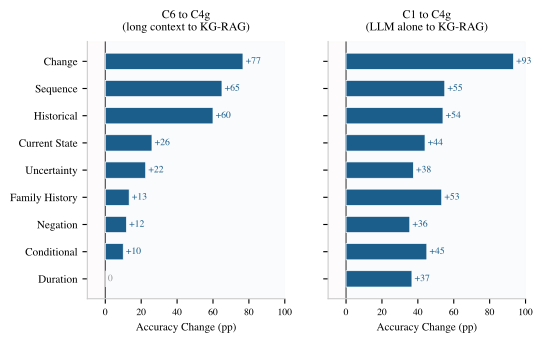

The Python source for this figure:
"""Figure 5: Dual delta chart — C1 to C4g and C6 to C4g per-category accuracy change (Opus 4.6, evaluator v2)."""

import matplotlib.pyplot as plt
import numpy as np

plt.rcParams.update({
    'font.family': 'serif',
    'font.serif': ['Times', 'Times New Roman', 'DejaVu Serif'],
    'font.size': 9,
    'pdf.fonttype': 42,
    'ps.fonttype': 42,
})

# Categories sorted by C6 to C4g delta (most positive first)
# C6→C4g: Change 23.3→100=+76.7, Sequence 0→65=+65, Historical 0→60=+60,
#          Current 44→70=+26, Uncertainty 27.5→50=+22.5, Family 43.3→56.7=+13.3,
#          Negation 69.1→80.9=+11.8, Conditional 35→45=+10, Duration 66.7→66.7=0
categories = [
    'Change',          # C6 to C4g: +76.7
    'Sequence',        # C6 to C4g: +65.0
    'Historical',      # C6 to C4g: +60.0
    'Current State',   # C6 to C4g: +26.0
    'Uncertainty',     # C6 to C4g: +22.5
    'Family History',  # C6 to C4g: +13.3
    'Negation',        # C6 to C4g: +11.8
    'Conditional',     # C6 to C4g: +10.0
    'Duration',        # C6 to C4g: +0.0
]

# C6 to C4g deltas (Opus, evaluator v2)
c6_deltas = [+76.7, +65.0, +60.0, +26.0, +22.5, +13.3, +11.8, +10.0, +0.0]

# C1 to C4g deltas (Opus, evaluator v2) — matching category order above
c1_deltas = [+93.3, +55.0, +54.0, +44.0, +37.5, +53.3, +35.5, +45.0, +36.7]

# Sample sizes (matching category order)
n_questions = [30, 40, 50, 50, 40, 30, 110, 20, 30]

fig, (ax1, ax2) = plt.subplots(1, 2, figsize=(5.5, 3.5), sharey=True)
fig.patch.set_facecolor('white')

y_pos = np.arange(len(categories))
bar_height = 0.6

# --- Left panel: C6 to C4g ---
colors_c6 = ['#1B5E8C' if d > 0 else ('#999999' if d == 0 else '#C44E4E') for d in c6_deltas]
bars1 = ax1.barh(y_pos, c6_deltas, height=bar_height, color=colors_c6,
                  edgecolor='white', linewidth=0.5, zorder=3)
ax1.axvline(x=0, color='#444444', linewidth=0.8, zorder=2)
ax1.set_title('C6 to C4g\n(long context to KG-RAG)', fontsize=8.5, fontweight='bold', pad=8)

for i, (val, n) in enumerate(zip(c6_deltas, n_questions)):
    x_label = val + 1.5 if val >= 0 else val - 1.5
    ha = 'left' if val >= 0 else 'right'
    label = f'{val:+.0f}' if val != 0 else '0'
    ax1.text(x_label, i, label, ha=ha, va='center',
             fontsize=7, fontweight='bold', color=colors_c6[i])

ax1.set_yticks(y_pos)
ax1.set_yticklabels(categories, fontsize=8)
ax1.set_xlabel('Accuracy Change (pp)', fontsize=8)
ax1.set_xlim(-10, 100)
ax1.tick_params(axis='x', labelsize=7)
ax1.spines['top'].set_visible(False)
ax1.spines['right'].set_visible(False)
ax1.spines['left'].set_color('#CCCCCC')
ax1.spines['bottom'].set_color('#CCCCCC')
ax1.invert_yaxis()
ax1.axvspan(0, 100, alpha=0.02, color='#1B5E8C', zorder=0)
ax1.axvspan(-10, 0, alpha=0.02, color='#C44E4E', zorder=0)

# --- Right panel: C1 to C4g ---
colors_c1 = ['#1B5E8C' if d > 0 else ('#999999' if d == 0 else '#C44E4E') for d in c1_deltas]
bars2 = ax2.barh(y_pos, c1_deltas, height=bar_height, color=colors_c1,
                  edgecolor='white', linewidth=0.5, zorder=3)
ax2.axvline(x=0, color='#444444', linewidth=0.8, zorder=2)
ax2.set_title('C1 to C4g\n(LLM alone to KG-RAG)', fontsize=8.5, fontweight='bold', pad=8)

for i, (val, n) in enumerate(zip(c1_deltas, n_questions)):
    x_label = val + 1.5 if val >= 0 else val - 1.5
    ha = 'left' if val >= 0 else 'right'
    label = f'{val:+.0f}' if val != 0 else '0'
    ax2.text(x_label, i, label, ha=ha, va='center',
             fontsize=7, fontweight='bold', color=colors_c1[i])
    # n annotations removed — too small at print resolution

ax2.set_xlabel('Accuracy Change (pp)', fontsize=8)
ax2.set_xlim(-10, 100)
ax2.tick_params(axis='x', labelsize=7)
ax2.spines['top'].set_visible(False)
ax2.spines['right'].set_visible(False)
ax2.spines['left'].set_color('#CCCCCC')
ax2.spines['bottom'].set_color('#CCCCCC')
ax2.axvspan(0, 100, alpha=0.02, color='#1B5E8C', zorder=0)
ax2.axvspan(-10, 0, alpha=0.02, color='#C44E4E', zorder=0)

plt.tight_layout(w_pad=2.5)
plt.savefig('/Users/alexstinard/projects/brainstorm/jan-14-2026/paper/figures/fig5_category_deltas.pdf',
            bbox_inches='tight', dpi=300, facecolor='white')
plt.close()
print("fig5_category_deltas.pdf generated successfully")
